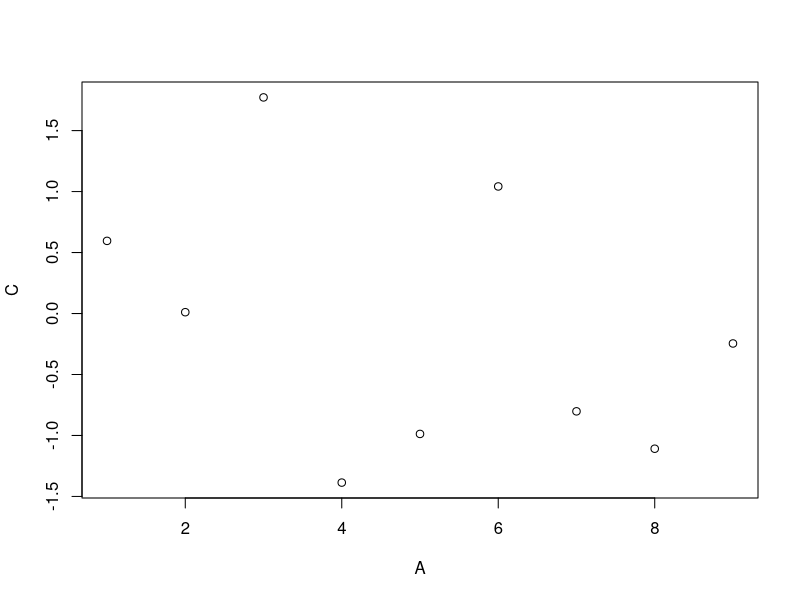

This figure's R source:
install.packages("data.table")
library(data.table)

vec1 <- c(1, 2, 3, 4)
vec2 <- c('Vermelho', 'Verde', 'Marrom', 'Laranja')

?data.table
dt1 <- data.table(vec1, vec2)
dt1
class(dt1)

# slicing
dt2 <- data.table(A = 1:9, B = c("Z", "W", "Q"), C = rnorm(9), D = TRUE)
dt2
dt2[3:5, ]
dt2[, .(B, C)]

# Applying a function
dt2[, .(Total = sum(A), Mean = mean(C))]
dt2[, plot(A, C)]
dt2[, .(MySum = sum(A)), by = .(Grp = A%%2)]

dt3 <- data.table(B = c("a", "b", "c", "d", "e", "a", "b", "c", "d", "e"),
                  val = as.integer(c(6:10, 1:5)))
dt3

?sample
dt4 <- data.table(A = rep(letters[2:1], each = 4L),
                  B = rep(1:4, each = 2L),
                  C = sample(8))
dt4

new_dt4 <- dt4[, sum(C), by = A]
new_dt4
class(new_dt4)
new_dt4[order(A)]

new_dt4 <- dt4[, sum(B), by = A][order(A)]
new_dt4

dt5 <- as.data.table(iris)
dt5
dt5[, .(Sepal.Length = median(Sepal.Length),
        Sepal.Width = median(Sepal.Width),
        Petal.Length = median(Petal.Length),
        Petal.Width = median(Petal.Width)),
    by = Species]

# the .SD parameter means Subset Data
dt5[, lapply(.SD, median), by = Species]
?.SD
dt5[, .SD]
